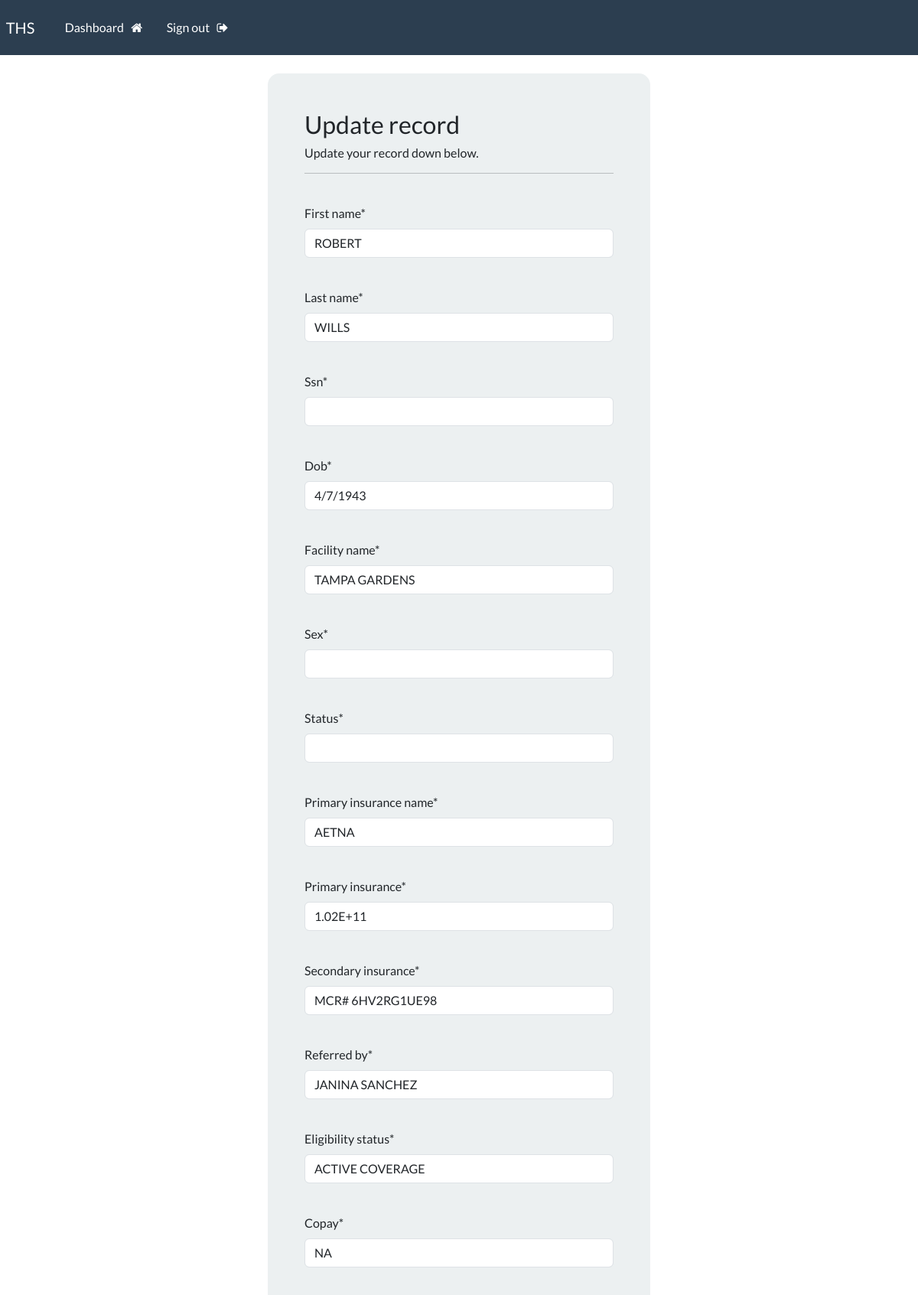
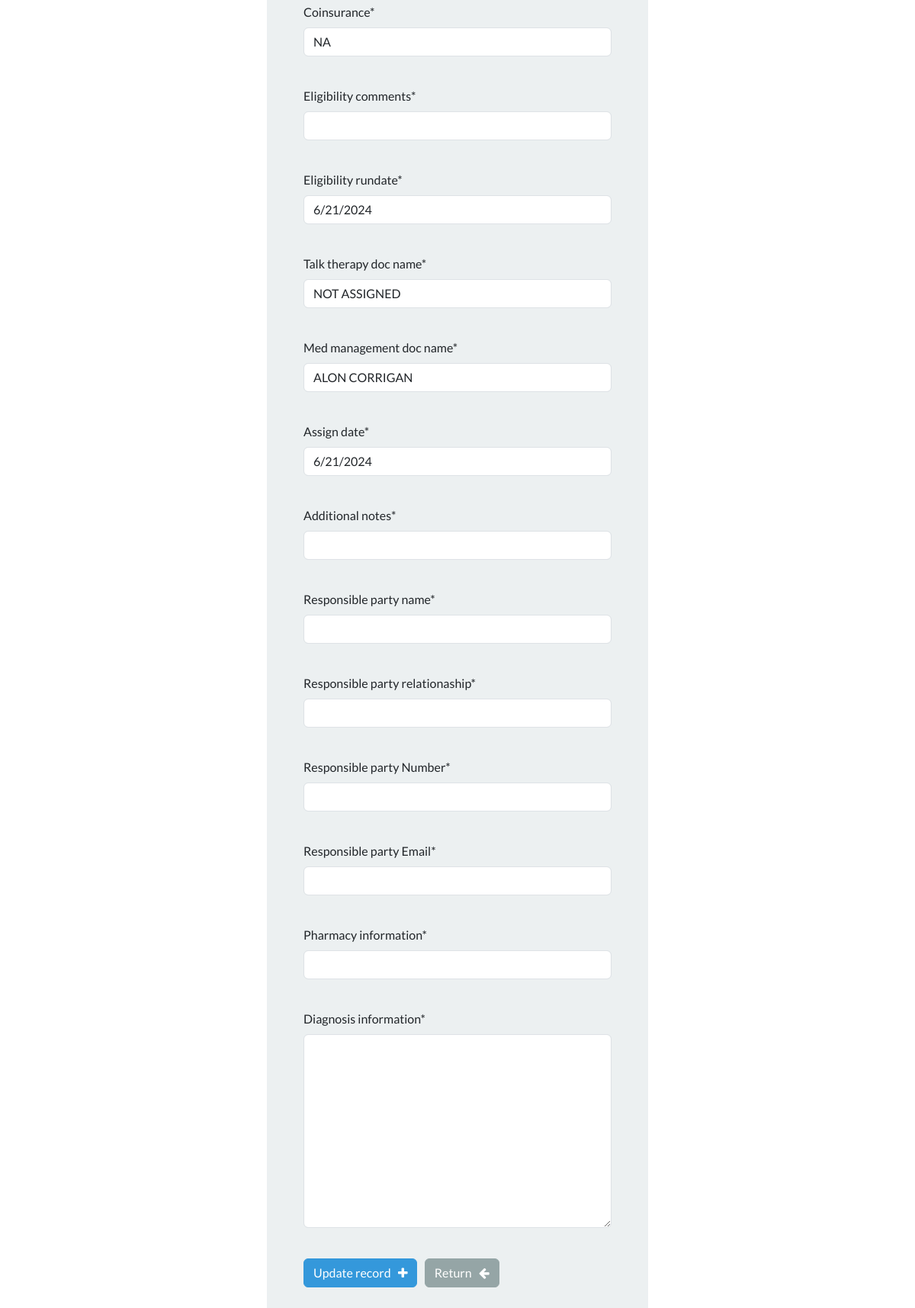
Page /update-record/3714 (signed in) on the committed database (2 pictures, top to bottom).
### webapp/models.py (models this page shows, shortened)
class Record(models.Model):
    first_name = models.CharField(max_length=100)
    last_name = models.CharField(max_length=100)
    ssn = models.CharField(max_length=125, default= '')
    dob = models.CharField(max_length=125, default= '')
    facility_name = models.CharField(max_length=125, default= '')
    sex = models.CharField(max_length=6, default= '')
    status = models.CharField(max_length=10, default='')
    primary_insurance_name =models.CharField(max_length=100, default='')
    primary_insurance = models.CharField(max_length=100, default='')
    secondary_insurance = models.CharField(max_length=100, default ='')
    eligibility_status = models.CharField(max_length=100 , default='')
    copay = models.CharField(max_length=4, default='')
    ded = models.CharField(max_length=4, default='')
    coinsurance = models.CharField(max_length=4, default='')
    referred_by =models.CharField(max_length=100, default='')
    eligibility_comments = models.CharField(max_length=500, default='')
    eligibility_rundate = models.CharField(max_length=500, default='')
    talk_therapy_doc_name = models.CharField(max_length=100, default='')
    med_management_doc_name = models.CharField(max_length=100, default='')
    assign_date = models.CharField(max_length=100, default='')
    additional_notes = models.CharField(max_length=100, default= '')
    responsible_party_name = models.CharField(max_length=100, default ='')
    responsible_party_relationaship = models.CharField(max_length=100, default ='')
    responsible_party_Number = models.CharField(max_length=100, default ='')
    responsible_party_Email = models.CharField(max_length=100, default ='')
    pharmacy_information = models.CharField(max_length=100, default ='')
    diagnosis_information = models.TextField(max_length=100, default ='')

### webapp/views.py (the view)
# urls.py: path('update-record/<int:pk>', views.update_record, name='update-record'),
@login_required(login_url='my-login')
def update_record(request, pk):
    record = Record.objects.get(id=pk)
    form = UpdateRecordForm(instance=record)
    if request.method == 'POST':
        form = UpdateRecordForm(request.POST, instance=record)
        if form.is_valid():
            form.save()
            messages.success(request, "Your record was updated!")
            return redirect("dashboard")
    context = {'form':form}
    return render(request, 'webapp/update-record.html', context=context)

### webapp/forms.py
class UpdateRecordForm(forms.ModelForm):
    class Meta:
        model = Record
        fields = ['first_name', 'last_name', 'ssn', 'dob', 'facility_name', 'sex','status', 'primary_insurance_name', 'primary_insurance', 'secondary_insurance', 'referred_by', 'eligibility_status', 'copay', 'coinsurance', 'eligibility_comments', 'eligibility_rundate', 'talk_therapy_doc_name','med_management_doc_name','assign_date', 'additional_notes', 'responsible_party_name','responsible_party_relationaship', 'responsible_party_Number','responsible_party_Email', 'pharmacy_information', 'diagnosis_information']

### webapp/templates/webapp/update-record.html (shortened to what this page needs)
{% extends 'webapp/base.html' %}
{% load crispy_forms_tags %}
{% block content %}
<body>
    <div class="container bg-light shadow-md p-5 form-layout">
        <h3> Update record </h3>
        <h6> Update your record down below. </h6>
        <hr>
        <br>
        <form method="POST" autocomplete="off">
            {{form.first_name|as_crispy_field}}
            <br>
            {{form.last_name|as_crispy_field}}
            <br>
            {{form.ssn|as_crispy_field}}
            <br>
            {{form.dob|as_crispy_field}}
            <br>
            {{form.facility_name|as_crispy_field}}
            <br>
            {{form.sex|as_crispy_field}}
            <br>
            {{form.status|as_crispy_field}}
            <br>
            {{form.primary_insurance_name|as_crispy_field}}
            <br>
            {{form.primary_insurance|as_crispy_field}}
            <br>
            {{form.secondary_insurance|as_crispy_field}}
            <br>
            {{form.referred_by|as_crispy_field}}
            <br>
            {{form.eligibility_status|as_crispy_field}}
            <br>
            {{form.copay|as_crispy_field}}
            <br>
            {{form.coinsurance|as_crispy_field}}
            <br>
            {{form.eligibility_comments |as_crispy_field}}
            <br>
            {{form.eligibility_rundate |as_crispy_field}}
            <br>
            {{form.talk_therapy_doc_name |as_crispy_field}}
            <br>
            {{form.med_management_doc_name |as_crispy_field}}
            <br>
            {{form.assign_date |as_crispy_field}}
            <br>
            {{form.additional_notes |as_crispy_field}}
            <br>
            {{form.responsible_party_name|as_crispy_field}}
            <br>
            {{form.responsible_party_relationaship|as_crispy_field}}
            <br>
            {{form.responsible_party_Number|as_crispy_field}}
            <br>
            {{form.responsible_party_Email|as_crispy_field}}
            <br>
            {{form.pharmacy_information|as_crispy_field}}
            <br>
            {{form.diagnosis_information|as_crispy_field}}
            <br>
            <button type="submit" class="btn btn-info">
                Update record &nbsp; <i class="fa fa-plus" aria-hidden="true"></i>
            </button>
            <a href="{% url 'dashboard' %}" class="btn btn-secondary">
                Return &nbsp; <i class="fa fa-arrow-left" aria-hidden="true"></i>
            </a>
        </form>
    </div>
    <br>
</body>
{% endblock %}

### static/css/styles.css (style rules this page uses)
.form-layout { border-radius: 15px; width: 500px; }

### rows in the picture
Record: first_name "ROBERT", last_name "WILLS", dob "4/7/1943", facility_name "TAMPA GARDENS", primary_insurance_name "AETNA", primary_insurance "1.02E+11", secondary_insurance "MCR# 6HV2RG1UE98", referred_by "JANINA SANCHEZ", eligibility_status "ACTIVE COVERAGE", copay "NA", coinsurance "NA", eligibility_rundate "6/21/2024", talk_therapy_doc_name "NOT ASSIGNED", med_management_doc_name "ALON CORRIGAN", assign_date "6/21/2024"
